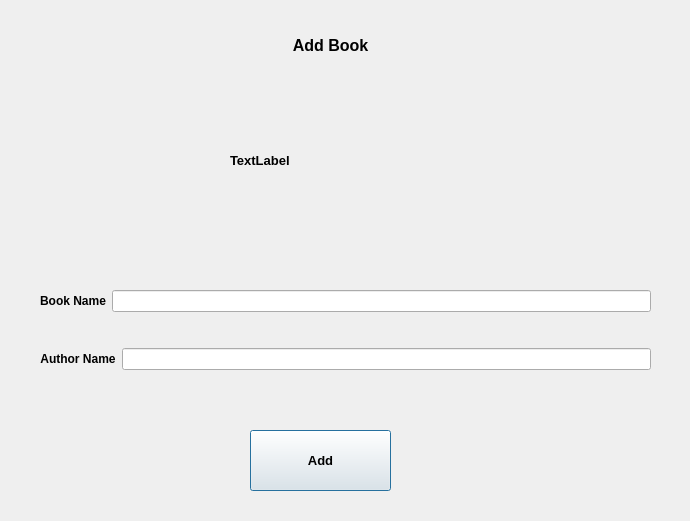
<?xml version="1.0" encoding="UTF-8"?>
<ui version="4.0">
 <class>addbook</class>
 <widget class="QDialog" name="addbook">
  <property name="geometry">
   <rect>
    <x>0</x>
    <y>0</y>
    <width>690</width>
    <height>521</height>
   </rect>
  </property>
  <property name="font">
   <font>
    <pointsize>10</pointsize>
    <weight>75</weight>
    <bold>true</bold>
   </font>
  </property>
  <property name="windowTitle">
   <string>Dialog</string>
  </property>
  <widget class="QLabel" name="label_3">
   <property name="geometry">
    <rect>
     <x>180</x>
     <y>0</y>
     <width>301</width>
     <height>91</height>
    </rect>
   </property>
   <property name="text">
    <string>&lt;html&gt;&lt;head/&gt;&lt;body&gt;&lt;p align=&quot;center&quot;&gt;&lt;span style=&quot; font-size:12pt; font-weight:600; color:#000000;&quot;&gt;Add Book&lt;/span&gt;&lt;/p&gt;&lt;/body&gt;&lt;/html&gt;</string>
   </property>
  </widget>
  <widget class="QPushButton" name="pushButton">
   <property name="geometry">
    <rect>
     <x>250</x>
     <y>430</y>
     <width>141</width>
     <height>61</height>
    </rect>
   </property>
   <property name="text">
    <string>Add</string>
   </property>
  </widget>
  <widget class="QLabel" name="labeladd">
   <property name="geometry">
    <rect>
     <x>230</x>
     <y>90</y>
     <width>201</width>
     <height>141</height>
    </rect>
   </property>
   <property name="text">
    <string>TextLabel</string>
   </property>
  </widget>
  <widget class="QWidget" name="layoutWidget">
   <property name="geometry">
    <rect>
     <x>40</x>
     <y>260</y>
     <width>611</width>
     <height>141</height>
    </rect>
   </property>
   <layout class="QVBoxLayout" name="verticalLayout">
    <item>
     <layout class="QHBoxLayout" name="horizontalLayout">
      <item>
       <widget class="QLabel" name="label">
        <property name="text">
         <string>&lt;html&gt;&lt;head/&gt;&lt;body&gt;&lt;p align=&quot;center&quot;&gt;&lt;span style=&quot; font-size:9pt; font-weight:600; color:#000000;&quot;&gt;Book Name&lt;/span&gt;&lt;/p&gt;&lt;/body&gt;&lt;/html&gt;</string>
        </property>
       </widget>
      </item>
      <item>
       <widget class="QLineEdit" name="bookname">
        <property name="font">
         <font>
          <pointsize>9</pointsize>
          <weight>50</weight>
          <bold>false</bold>
         </font>
        </property>
       </widget>
      </item>
     </layout>
    </item>
    <item>
     <layout class="QHBoxLayout" name="horizontalLayout_2">
      <item>
       <widget class="QLabel" name="label_2">
        <property name="text">
         <string>&lt;html&gt;&lt;head/&gt;&lt;body&gt;&lt;p align=&quot;center&quot;&gt;&lt;span style=&quot; font-size:9pt; font-weight:600; color:#000000;&quot;&gt;Author Name&lt;/span&gt;&lt;/p&gt;&lt;/body&gt;&lt;/html&gt;</string>
        </property>
       </widget>
      </item>
      <item>
       <widget class="QLineEdit" name="author">
        <property name="font">
         <font>
          <pointsize>9</pointsize>
          <weight>50</weight>
          <bold>false</bold>
         </font>
        </property>
       </widget>
      </item>
     </layout>
    </item>
   </layout>
  </widget>
 </widget>
 <resources/>
 <connections/>
</ui>
